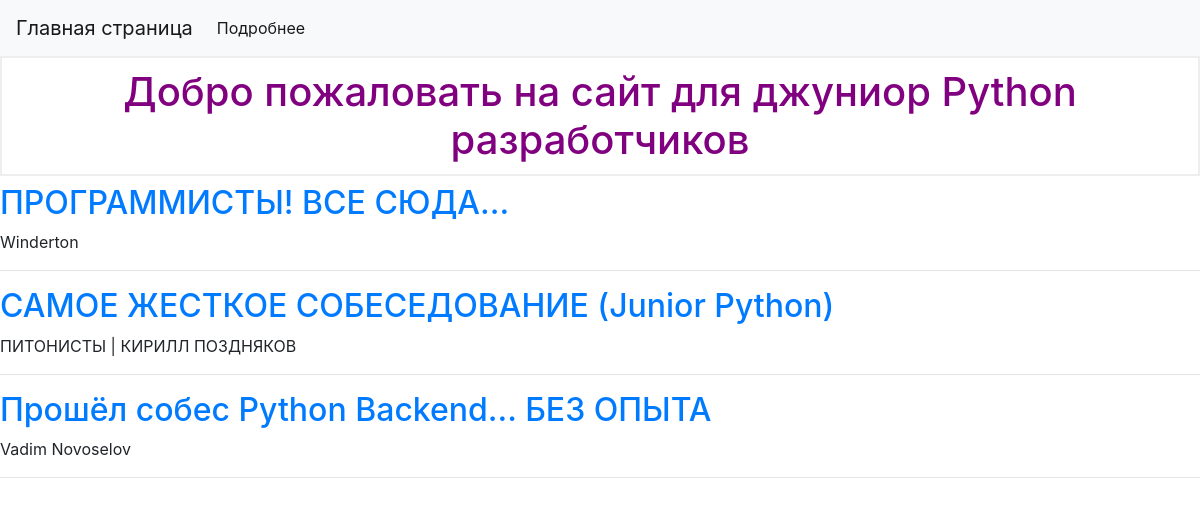
The page /home on the database its author committed.
### tables this page shows
CREATE TABLE videos (
    id INTEGER PRIMARY KEY AUTOINCREMENT,
    url TEXT NOT NULL,
    title TEXT NOT NULL,
    description TEXT NOT NULL,
    channel_name TEXT NOT NULL
);

### app.py (the view)
@app.route("/home")
def home():
    connection = get_db_connection()
    videos = connection.execute("SELECT * FROM videos").fetchall()
    connection.close()
    return render_template("index.html", videos=videos)

### app.py (called while the page is built)
def get_db_connection():
    connection = sqlite3.connect("database.db")
    connection.row_factory = sqlite3.Row
    return connection

### templates/index.html (shortened to what this page needs)
{% extends 'base.html' %}
{% block body %}
    <nav class="navbar navbar-expand-md navbar-light bg-light">
        <a class="navbar-brand" href="{{ url_for('home') }}">Главная страница</a>
        <div class="collapse navbar-collapse" id="navbarNav">
            <ul class="navbar-nav">
            <li class="nav-item active">
                <a class="nav-link" href="{{ url_for('about') }}">Подробнее</a>
            </li>
            </ul>
        </div>
    </nav>
    <h1>Добро пожаловать на сайт для джуниор Python разработчиков</h1>
    {% for video in videos %}
        <a href="{{ url_for('video', video_id=video['id']) }}">
            <h2>{{ video['title'] }}</h2>
        </a>
        <p>{{ video['channel_name'] }}</p>
        <hr>
    {% endfor %}
{% endblock body %}

### static/css/style.css (style rules this page uses)
h1 { border: 2px #eee solid; color: purple; text-align: center; padding: 10px; }

### rows shown on the page
videos: title "ПРОГРАММИСТЫ! ВСЕ СЮДА...", channel_name "Winderton"
videos: title "САМОЕ ЖЕСТКОЕ СОБЕСЕДОВАНИЕ (Junior Python)", channel_name "ПИТОНИСТЫ | КИРИЛЛ ПОЗДНЯКОВ"
videos: title "Прошёл собес Python Backend... БЕЗ ОПЫТА", channel_name "Vadim Novoselov"
